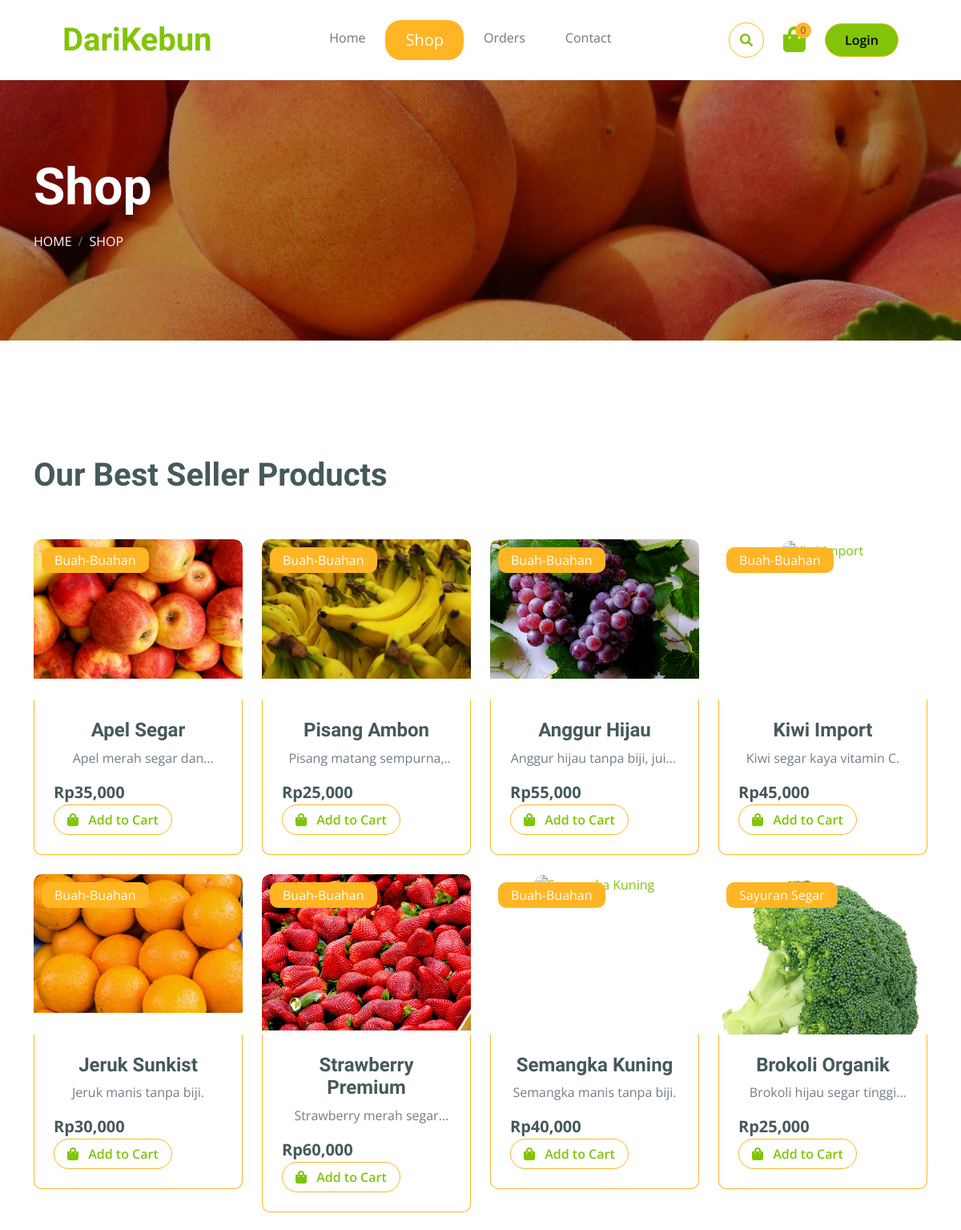
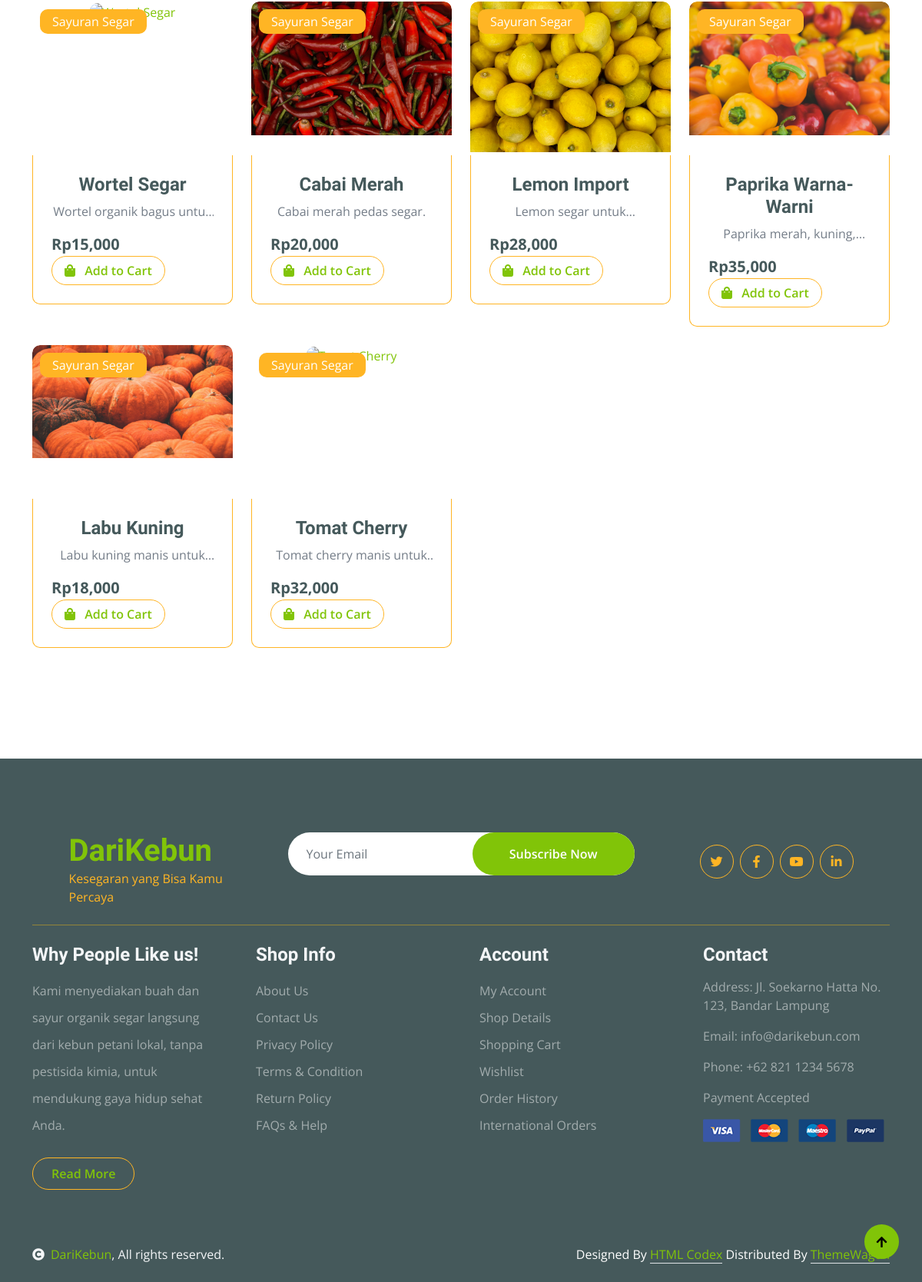
The page /shop.php on the database its author committed (2 pictures, top to bottom).
### tables this page shows
CREATE TABLE `products` (
  `id` int(11) NOT NULL,
  `name` varchar(100) NOT NULL,
  `description` text DEFAULT NULL,
  `price` decimal(10,2) NOT NULL,
  `image` varchar(255) NOT NULL,
  `stock` int(11) DEFAULT 0,
  `category_id` int(11) DEFAULT NULL,
  `created_at` timestamp NOT NULL DEFAULT current_timestamp(),
  `berat_jual` int(11) NOT NULL
);

CREATE TABLE `categories` (
  `id` int(11) NOT NULL,
  `name` varchar(50) NOT NULL,
  `slug` varchar(50) NOT NULL,
  `description` text DEFAULT NULL,
  `image` varchar(255) DEFAULT NULL,
  `created_at` timestamp NOT NULL DEFAULT current_timestamp()
);

### includes/functions.php (called while the page is built, shortened)
<?php
function getProducts($limit = null, $category_slug = null, $offset = 0) {
    global $connect;
    $sql = "SELECT p.*, c.name AS category_name, c.slug
            FROM products p
            LEFT JOIN categories c ON p.category_id = c.id";
    $sql .= " ORDER BY p.created_at DESC";
    $stmt = mysqli_prepare($connect, $sql);
    mysqli_stmt_execute($stmt);
    $result = mysqli_stmt_get_result($stmt);
    $products = [];
    while ($row = mysqli_fetch_assoc($result)) {
        $products[] = $row;
    }
    return $products;
}
?>

### shop.php (the view, shortened to what this page needs)
<?php
require_once 'includes/head.php';
require_once 'includes/navbar.php';
?>
<body>
<div class="container-fluid page-header py-5 mb-5">
    <div class="container py-5">
        <h1 class="display-3 text-white mb-3 animated slideInDown">Shop</h1>
        <nav aria-label="breadcrumb animated slideInDown">
            <ol class="breadcrumb text-uppercase">
                <li class="breadcrumb-item"><a href="index.php" class="text-white">Home</a></li>
                <li class="breadcrumb-item text-white active" aria-current="page">Shop</li>
            </ol>
        </nav>
    </div>
</div>
<div class="container-fluid fruite py-5">
    <div class="container py-5">
        <div class="tab-class text-center">
            <div class="row g-6 mb-5">
                <div class="col-lg-6 text-start">
                    <h1>Our Best Seller Products</h1>
                </div>
            </div>
            <?php
            $products = getProducts();
            ?>
            <div class="tab-content">
                    <div id="tab-1" class="tab-pane fade show p-0 active">
                        <div class="row g-5 justify-content-center">
                            <div class="col-11 col-xl-12">
                                <div class="row g-4">
                                    <?php if (!empty($products)): ?>
                                        <?php foreach ($products as $product): ?>
                                            <div class="col-md-6 col-lg-6 col-xl-3">
                                                <div class="rounded position-relative fruite-item">
                                                    <a href="detail_product.php?id=<?php echo $product['id']; ?>">
                                                    <div class="fruite-img">
                                                        <img src="<?php echo htmlspecialchars($product['image']); ?>"
                                                            class="img-fluid w-100 rounded-top"
                                                            alt="<?php echo htmlspecialchars($product['name']); ?>">
                                                    </div>
                                                    <div class="text-white bg-secondary px-3 py-1 rounded position-absolute"
                                                        style="top: 10px; left: 10px;">
                                                        <?php echo htmlspecialchars($product['category_name']); ?>
                                                    </div>
                                                    </a>
                                                    <div class="p-4 border border-secondary border-top-0 rounded-bottom">
                                                        <h4><?php echo htmlspecialchars($product['name']); ?></h4>
                                                        <p><?php echo htmlspecialchars($product['description'] ?? 'Produk organik segar berkualitas tinggi.'); ?></p>
                                                        <div class="d-flex justify-content-between flex-lg-wrap">
                                                            <p class="text-dark fs-5 fw-bold mb-0">
                                                                Rp<?php echo number_format($product['price']); ?>
                                                            </p>
                                                            <button type="button" class="btn border border-secondary rounded-pill px-3 text-primary add-to-cart-btn"
                                                                data-product-id="<?php echo $product['id']; ?>">
                                                                <i class="fa fa-shopping-bag me-2 text-primary"></i> Add to Cart
                                                            </button>
                                                        </div>
                                                    </div>
                                                </div>
                                            </div>
                                        <?php endforeach; ?>
                                    <?php else: ?>
                                        <div class="col-12 text-center">
                                            <p>Belum ada produk tersedia.</p>
                                        </div>
                                    <?php endif; ?>
                                </div>
                            </div>
                        </div>
                    </div>
            </div>
        </div>
    </div>
</div>
<?php
require_once 'includes/footer.php';
?>

### rows shown on the page
products: image (picture), category.name "Buah-Buahan", name "Apel Segar", description "Apel merah segar…", price "35,000"
products: image (picture), category.name "Buah-Buahan", name "Pisang Ambon", description "Pisang matang…", price "25,000"
products: image (picture), category.name "Buah-Buahan", name "Anggur Hijau", description "Anggur hijau tanpa biji,…", price "55,000"
products: category.name "Buah-Buahan", name "Kiwi Import", description "Kiwi segar kaya vitamin C.", price "45,000"
products: image (picture), category.name "Buah-Buahan", name "Jeruk Sunkist", description "Jeruk manis tanpa biji.", price "30,000"
products: image (picture), category.name "Buah-Buahan", name "Strawberry Premium", description "Strawberry merah…", price "60,000"
products: category.name "Buah-Buahan", name "Semangka Kuning", description "Semangka manis tanpa biji.", price "40,000"
products: image (picture), category.name "Sayuran Segar", name "Brokoli Organik", description "Brokoli hijau segar…", price "25,000"
products: category.name "Sayuran Segar", name "Wortel Segar", description "Wortel organik bagus…", price "15,000"
products: image (picture), category.name "Sayuran Segar", name "Cabai Merah", description "Cabai merah pedas segar.", price "20,000"
products: image (picture), category.name "Sayuran Segar", name "Lemon Import", description "Lemon segar…", price "28,000"
products: image (picture), category.name "Sayuran Segar", name "Paprika Warna-Warni", description "Paprika merah,…", price "35,000"
products: image (picture), category.name "Sayuran Segar", name "Labu Kuning", description "Labu kuning manis…", price "18,000"
products: category.name "Sayuran Segar", name "Tomat Cherry", description "Tomat cherry manis…", price "32,000"

### other values the page prints
getCartCount() "0"
